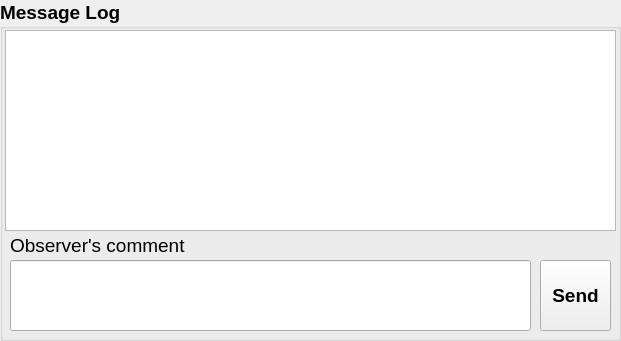
     <widget class="QGroupBox" name="group_log_2">
      <property name="geometry">
       <rect>
        <x>10</x>
        <y>540</y>
        <width>621</width>
        <height>341</height>
       </rect>
      </property>
      <property name="font">
       <font>
        <family>Arial</family>
        <pointsize>14</pointsize>
        <weight>75</weight>
        <bold>true</bold>
        <strikeout>false</strikeout>
       </font>
      </property>
      <property name="title">
       <string>Message Log</string>
      </property>
      <widget class="QLabel" name="label_comment_2">
       <property name="geometry">
        <rect>
         <x>10</x>
         <y>234</y>
         <width>191</width>
         <height>23</height>
        </rect>
       </property>
       <property name="font">
        <font>
         <family>Arial</family>
         <pointsize>14</pointsize>
         <weight>50</weight>
         <bold>false</bold>
         <strikeout>false</strikeout>
        </font>
       </property>
       <property name="text">
        <string>Observer's comment</string>
       </property>
      </widget>
      <widget class="QLineEdit" name="lineEdit_comment_2">
       <property name="geometry">
        <rect>
         <x>10</x>
         <y>260</y>
         <width>521</width>
         <height>71</height>
        </rect>
       </property>
      </widget>
      <widget class="QPushButton" name="pushbtn_send_comment_2">
       <property name="geometry">
        <rect>
         <x>540</x>
         <y>260</y>
         <width>71</width>
         <height>71</height>
        </rect>
       </property>
       <property name="font">
        <font>
         <family>Arial</family>
         <pointsize>14</pointsize>
         <weight>75</weight>
         <bold>true</bold>
         <strikeout>false</strikeout>
        </font>
       </property>
       <property name="toolTip">
        <string>&lt;html&gt;&lt;head/&gt;&lt;body&gt;&lt;p&gt;To set the information of the observation&lt;/p&gt;&lt;/body&gt;&lt;/html&gt;</string>
       </property>
       <property name="text">
        <string>Send</string>
       </property>
      </widget>
      <widget class="QTextEdit" name="log2">
       <property name="geometry">
        <rect>
         <x>5</x>
         <y>30</y>
         <width>611</width>
         <height>201</height>
        </rect>
       </property>
       <property name="font">
        <font>
         <family>Arial</family>
         <pointsize>14</pointsize>
         <weight>50</weight>
         <bold>false</bold>
         <strikeout>false</strikeout>
        </font>
       </property>
       <property name="mouseTracking">
        <bool>true</bool>
       </property>
      </widget>
     </widget>
